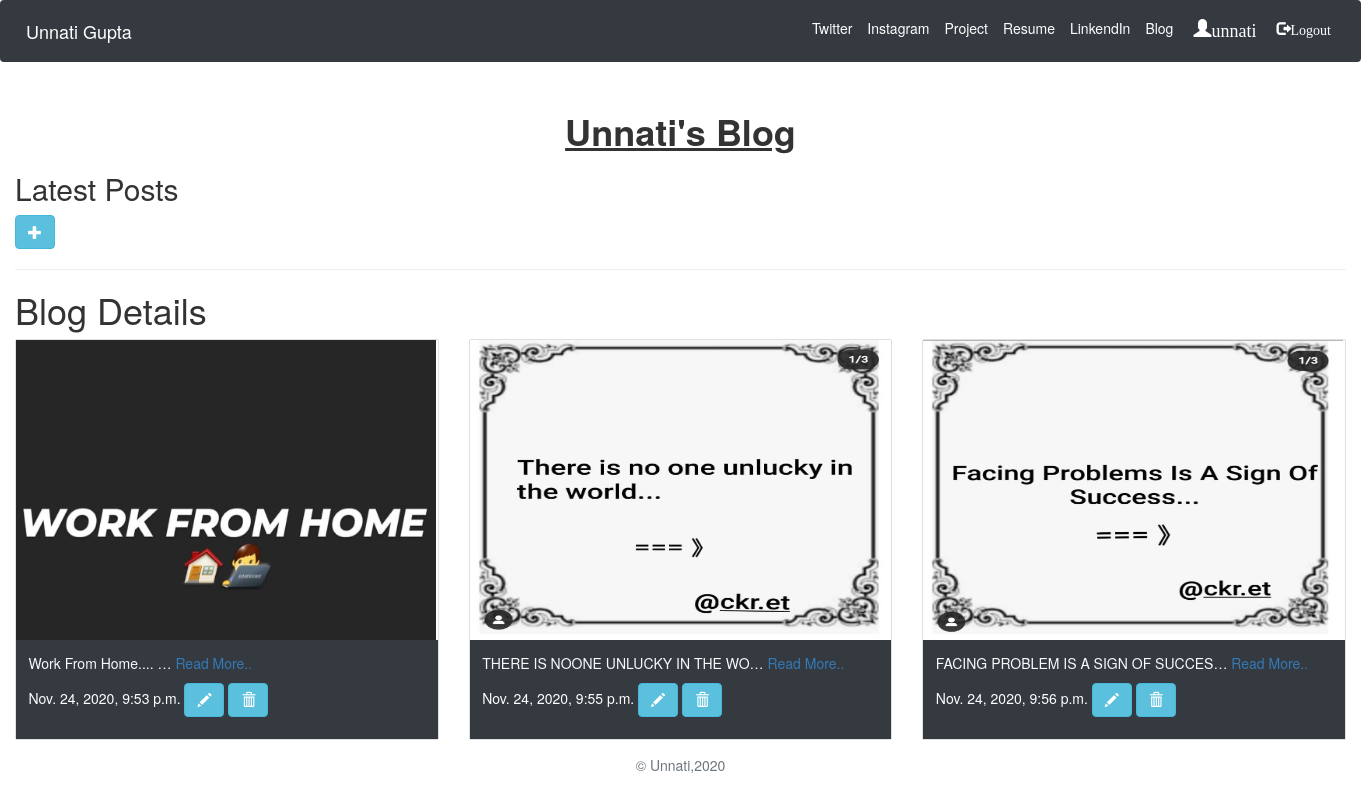
Page /blog/ (signed in) on the committed database.
### blog/models.py (models this page shows, shortened)
class Blog(models.Model):
    title = models.CharField(max_length=255)
    post_time = models.DateTimeField(auto_now_add=True)
    image = models.ImageField(upload_to='images/')
    body = models.TextField()
    def summary(self):
        return self.body[:100]

### blog/views.py (the view)
# urls.py: path('blog/', views.BlogListView.as_view(), name='blog_list_view'),
class BlogListView(ListView):
    model=Blog
    context_object_name = 'blogs'
    template_name ='blog/allblogs.html'

### templates/blog/allblogs.html
{% extends 'jobs/home.html' %}
{% load static %}
{% block body_block %}
<main role="main">
  <div class="container-fluid">
      <h1 class="text-center pt-3"style="font-weight :bold;" >
        <u>  Unnati's Blog</u>
      </h1>
      <h2> Latest Posts</h2>
      {% if request.user.is_authenticated %}
            <a href="/createblog"><button type="button" class="btn btn-info"name="button"><span class="glyphicon
               glyphicon-plus"></span></button></a>
      {% endif %}
      <hr/>
                <h1>Blog Details</h1>
                <div class="row" pt-3>
                  {% if blogs %}
                        {% for blog in blogs %}
                           <div class="col-md-4 ">
                           <div class="card mb-4 ">
                           <img src="{{ blog.image.url }}" width="420" height="300 "/>
                           <div class="card-body bg-dark" width="300">
                             <p class="card-text text-light">{{blog.summary|truncatechars:35}}<a href="/blogdetail/{{blog.id}}">
                               Read More..</a></p>
                             <h5 style="color:white;">{{blog.post_time}}
                             {% if request.user.is_authenticated %}
                                   <a href="/updateblog/{{blog.id}}"><button type="button" class="btn btn-info"name="button"><span class="glyphicon
                                      glyphicon-pencil"></span></button></a>
                             <a href="/deleteblog/{{blog.id}}"><button type="button" name="button" class="btn btn-info"><span class="glyphicon
                                glyphicon-trash"></span></button></a></<h5></h5>
                             {% endif %}
                             </div>
                           </div>
                           </div>
{% endfor %}
{% else %}
<h1>No Blogs</h1>
{% endif %}
</div>
</main>
{% endblock %}

### templates/jobs/home.html (shortened to what this page needs)
{% load static %}
<!doctype html>
<html lang="en" xmlns="http://www.w3.org/1999/html">
  <head>
<link rel="stylesheet" href="https://stackpath.bootstrapcdn.com/bootstrap/4.5.2/css/bootstrap.min.css"
>
        <link rel="stylesheet" href="https://maxcdn.bootstrapcdn.com/bootstrap/4.5.2/css/bootstrap.min.css">
        <link rel="stylesheet" href="https://maxcdn.bootstrapcdn.com/bootstrap/3.4.1/css/bootstrap.min.css">
  </head>
  <body>
    <header>
  <nav class="navbar navbar-expand-lg navbar-dark bg-dark">
  <a class="navbar-brand" href="/">Unnati Gupta</a>
  <div class="collapse navbar-collapse" id="navbarNavAltMarkup" >
    <div class="navbar-nav ml-auto" >
      <a class="nav-link active" href=" https://twitter.com/UnnatiG34125168" style="margin-left:500px;padding-left:140px;">Twitter</a>
      <a class="nav-link active" href=" https://www.instagram.com/___unn_ati_gupta___/" style="padding-left:10px;">Instagram</a>
             <a class="nav-link active" href="/product"style="padding-left:10px;">Project</a>
      <a class="nav-link active" href="{% static 'unnati gupta resume.pdf'%}"style="padding-left:10px;">Resume</a>
      <a class="nav-link active" href="https://www.linkedin.com/in/unnati-gupta-a62563183/"style="padding-left:10px;">LinkendIn</a>
      <a class="nav-link active" href="/blog"style="padding-left:10px;">Blog</a>
          {% if not request.user.is_authenticated %}
                <a class="nav-link active" href="/accounts/login"  style="font-size:15px;padding-left:40px;"><span class="glyphicon glyphicon-log-in">&nbsp;Login </span></a>
          {% else %}
                  <a href="">  <h4 style="color:white;margin-top: 5px;padding-left:15px;"><span class="glyphicon glyphicon-user">{{user.get_username}}</h4></li></a>
          {% endif %}
          {% if request.user.is_authenticated %}
                <a class="nav-link active" href="/accounts/logout" style="padding-left:20px;"><span class="glyphicon glyphicon-log-out">Logout </span> </a>
          {% endif %}
    </div>
  </div>
</nav>
</header>
                                      {% block body_block %}{% endblock %}
<footer class="text-muted">
  <div class="container text-center" >
      &copy; Unnati,{% now "Y" %}
    </div>
</footer>
  </body>
</html>

### rows in the picture
Blog: image (picture), summary "Work From Home.... …", post_time "Nov. 24, 2020, 9:53 p.m."
Blog: image (picture), summary "THERE IS NOONE UNLUCKY IN THE WO…", post_time "Nov. 24, 2020, 9:55 p.m."
Blog: image (picture), summary "FACING PROBLEM IS A SIGN OF SUCCES…", post_time "Nov. 24, 2020, 9:56 p.m."

### other values in the picture
{{ user.get_username }} "unnati"
